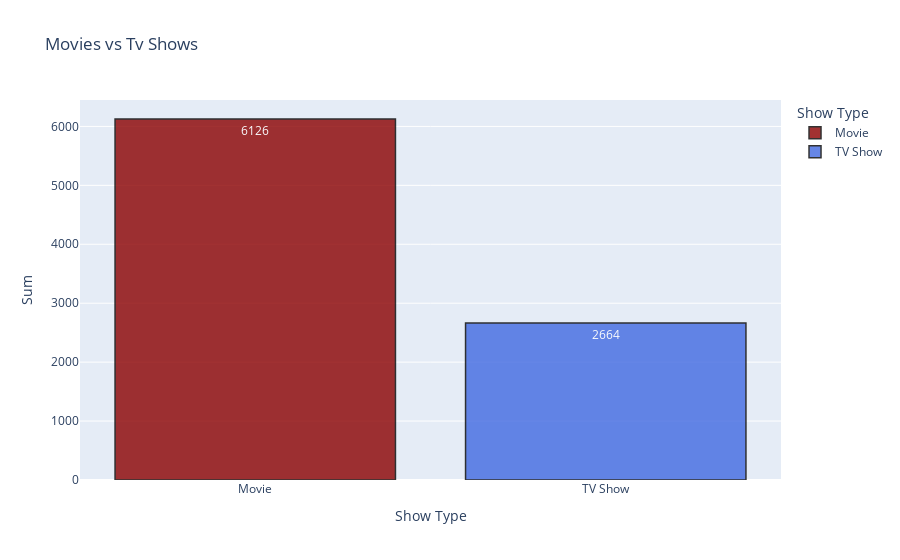

Here is the notebook cell this chart was saved with:
### Code cell
fig = px.bar(data_frame = types,
      x = types.index,
      y = types,
      title='Movies vs Tv Shows',
      text_auto=True,
      labels= {'y' : 'Sum',
              'type' : 'Show Type',
              'color' : 'Show Type'},
      color = types.index,
      color_discrete_sequence=["darkred", "royalblue"])

fig.update_traces(marker_line_color='black',
                  marker_line_width=1.5, opacity=0.8)
fig.show()

### Figure 1 — Plotly figure (JSON) as saved in the notebook; plotly's stock layout.template omitted (floating-point values rounded to 4 significant figures)
{"data": [{"alignmentgroup": "True", "hovertemplate": "Show Type=%{x}<br>Sum=%{y}<extra></extra>", "legendgroup": "Movie", "marker": {"color": "darkred", "line": {"color": "black", "width": 1.5}, "pattern": {"shape": ""}}, "name": "Movie", "offsetgroup": "Movie", "opacity": 0.8, "orientation": "v", "showlegend": true, "textposition": "auto", "texttemplate": "%{y}", "type": "bar", "x": ["Movie"], "xaxis": "x", "y": [6126], "yaxis": "y"}, {"alignmentgroup": "True", "hovertemplate": "Show Type=%{x}<br>Sum=%{y}<extra></extra>", "legendgroup": "TV Show", "marker": {"color": "royalblue", "line": {"color": "black", "width": 1.5}, "pattern": {"shape": ""}}, "name": "TV Show", "offsetgroup": "TV Show", "opacity": 0.8, "orientation": "v", "showlegend": true, "textposition": "auto", "texttemplate": "%{y}", "type": "bar", "x": ["TV Show"], "xaxis": "x", "y": [2664], "yaxis": "y"}], "layout": {"barmode": "relative", "legend": {"title": {"text": "Show Type"}, "tracegroupgap": 0}, "title": {"text": "Movies vs Tv Shows"}, "xaxis": {"anchor": "y", "categoryarray": ["Movie", "TV Show"], "categoryorder": "array", "domain": [0, 1], "title": {"text": "Show Type"}}, "yaxis": {"anchor": "x", "domain": [0, 1], "title": {"text": "Sum"}}}}
